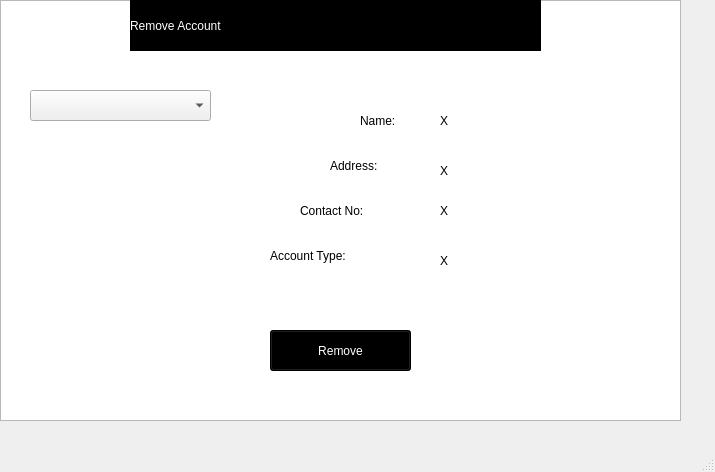
<?xml version="1.0" encoding="UTF-8"?>
<ui version="4.0">
 <class>Remove_Account_List_Form</class>
 <widget class="QMainWindow" name="Remove_Account_List_Form">
  <property name="geometry">
   <rect>
    <x>0</x>
    <y>0</y>
    <width>715</width>
    <height>472</height>
   </rect>
  </property>
  <property name="windowTitle">
   <string>Remove Account</string>
  </property>
  <widget class="QWidget" name="centralwidget">
   <widget class="QGraphicsView" name="graphicsView">
    <property name="geometry">
     <rect>
      <x>0</x>
      <y>0</y>
      <width>681</width>
      <height>421</height>
     </rect>
    </property>
    <property name="styleSheet">
     <string notr="true">background: url(G:/Final1/Image_RemoveAccount.jpg) ;
background-repeat: no-repeat;</string>
    </property>
   </widget>
   <widget class="QLabel" name="Account_Type_Label">
    <property name="geometry">
     <rect>
      <x>270</x>
      <y>240</y>
      <width>161</width>
      <height>31</height>
     </rect>
    </property>
    <property name="styleSheet">
     <string notr="true">font: 12pt &quot;Ravie&quot;;</string>
    </property>
    <property name="text">
     <string>Account Type: </string>
    </property>
   </widget>
   <widget class="QPushButton" name="Submit">
    <property name="geometry">
     <rect>
      <x>270</x>
      <y>330</y>
      <width>141</width>
      <height>41</height>
     </rect>
    </property>
    <property name="styleSheet">
     <string notr="true">background-color:rgb(0,0,0);
font: 20pt &quot;Bauhaus 93&quot;;
color: rgb(255, 255, 255);</string>
    </property>
    <property name="text">
     <string>Remove</string>
    </property>
   </widget>
   <widget class="QLabel" name="Address">
    <property name="enabled">
     <bool>true</bool>
    </property>
    <property name="geometry">
     <rect>
      <x>440</x>
      <y>160</y>
      <width>201</width>
      <height>21</height>
     </rect>
    </property>
    <property name="styleSheet">
     <string notr="true">font: 75 12pt &quot;Kristen ITC&quot;;</string>
    </property>
    <property name="text">
     <string>X</string>
    </property>
   </widget>
   <widget class="QLabel" name="Name">
    <property name="enabled">
     <bool>true</bool>
    </property>
    <property name="geometry">
     <rect>
      <x>440</x>
      <y>110</y>
      <width>181</width>
      <height>21</height>
     </rect>
    </property>
    <property name="styleSheet">
     <string notr="true">font: 75 12pt &quot;Kristen ITC&quot;;</string>
    </property>
    <property name="text">
     <string>X</string>
    </property>
   </widget>
   <widget class="QComboBox" name="List">
    <property name="geometry">
     <rect>
      <x>30</x>
      <y>90</y>
      <width>181</width>
      <height>31</height>
     </rect>
    </property>
    <property name="styleSheet">
     <string notr="true">font: 75 10pt &quot;Kristen ITC&quot;;</string>
    </property>
   </widget>
   <widget class="QLabel" name="Name_Label">
    <property name="geometry">
     <rect>
      <x>360</x>
      <y>110</y>
      <width>71</width>
      <height>21</height>
     </rect>
    </property>
    <property name="styleSheet">
     <string notr="true">font: 12pt &quot;Ravie&quot;;</string>
    </property>
    <property name="text">
     <string>Name: </string>
    </property>
   </widget>
   <widget class="QLabel" name="Account_Type">
    <property name="enabled">
     <bool>true</bool>
    </property>
    <property name="geometry">
     <rect>
      <x>440</x>
      <y>250</y>
      <width>201</width>
      <height>21</height>
     </rect>
    </property>
    <property name="styleSheet">
     <string notr="true">font: 75 12pt &quot;Kristen ITC&quot;;</string>
    </property>
    <property name="text">
     <string>X</string>
    </property>
   </widget>
   <widget class="QLabel" name="Address_Label">
    <property name="geometry">
     <rect>
      <x>330</x>
      <y>150</y>
      <width>101</width>
      <height>31</height>
     </rect>
    </property>
    <property name="styleSheet">
     <string notr="true">font: 12pt &quot;Ravie&quot;;</string>
    </property>
    <property name="text">
     <string>Address:</string>
    </property>
   </widget>
   <widget class="QLabel" name="ContactNo_Label">
    <property name="geometry">
     <rect>
      <x>300</x>
      <y>200</y>
      <width>131</width>
      <height>21</height>
     </rect>
    </property>
    <property name="styleSheet">
     <string notr="true">font: 12pt &quot;Ravie&quot;;</string>
    </property>
    <property name="text">
     <string>Contact No:</string>
    </property>
   </widget>
   <widget class="QLabel" name="ContactNo">
    <property name="enabled">
     <bool>true</bool>
    </property>
    <property name="geometry">
     <rect>
      <x>440</x>
      <y>200</y>
      <width>201</width>
      <height>21</height>
     </rect>
    </property>
    <property name="styleSheet">
     <string notr="true">font: 75 12pt &quot;Kristen ITC&quot;;</string>
    </property>
    <property name="text">
     <string>X</string>
    </property>
   </widget>
   <widget class="QLabel" name="Title">
    <property name="geometry">
     <rect>
      <x>130</x>
      <y>0</y>
      <width>411</width>
      <height>51</height>
     </rect>
    </property>
    <property name="styleSheet">
     <string notr="true">font: 36pt &quot;Matura MT Script Capitals&quot;;
background-color:black;
color:white;</string>
    </property>
    <property name="text">
     <string>Remove Account</string>
    </property>
   </widget>
  </widget>
  <widget class="QMenuBar" name="menubar">
   <property name="geometry">
    <rect>
     <x>0</x>
     <y>0</y>
     <width>715</width>
     <height>21</height>
    </rect>
   </property>
  </widget>
  <widget class="QStatusBar" name="statusbar"/>
 </widget>
 <resources/>
 <connections/>
</ui>
